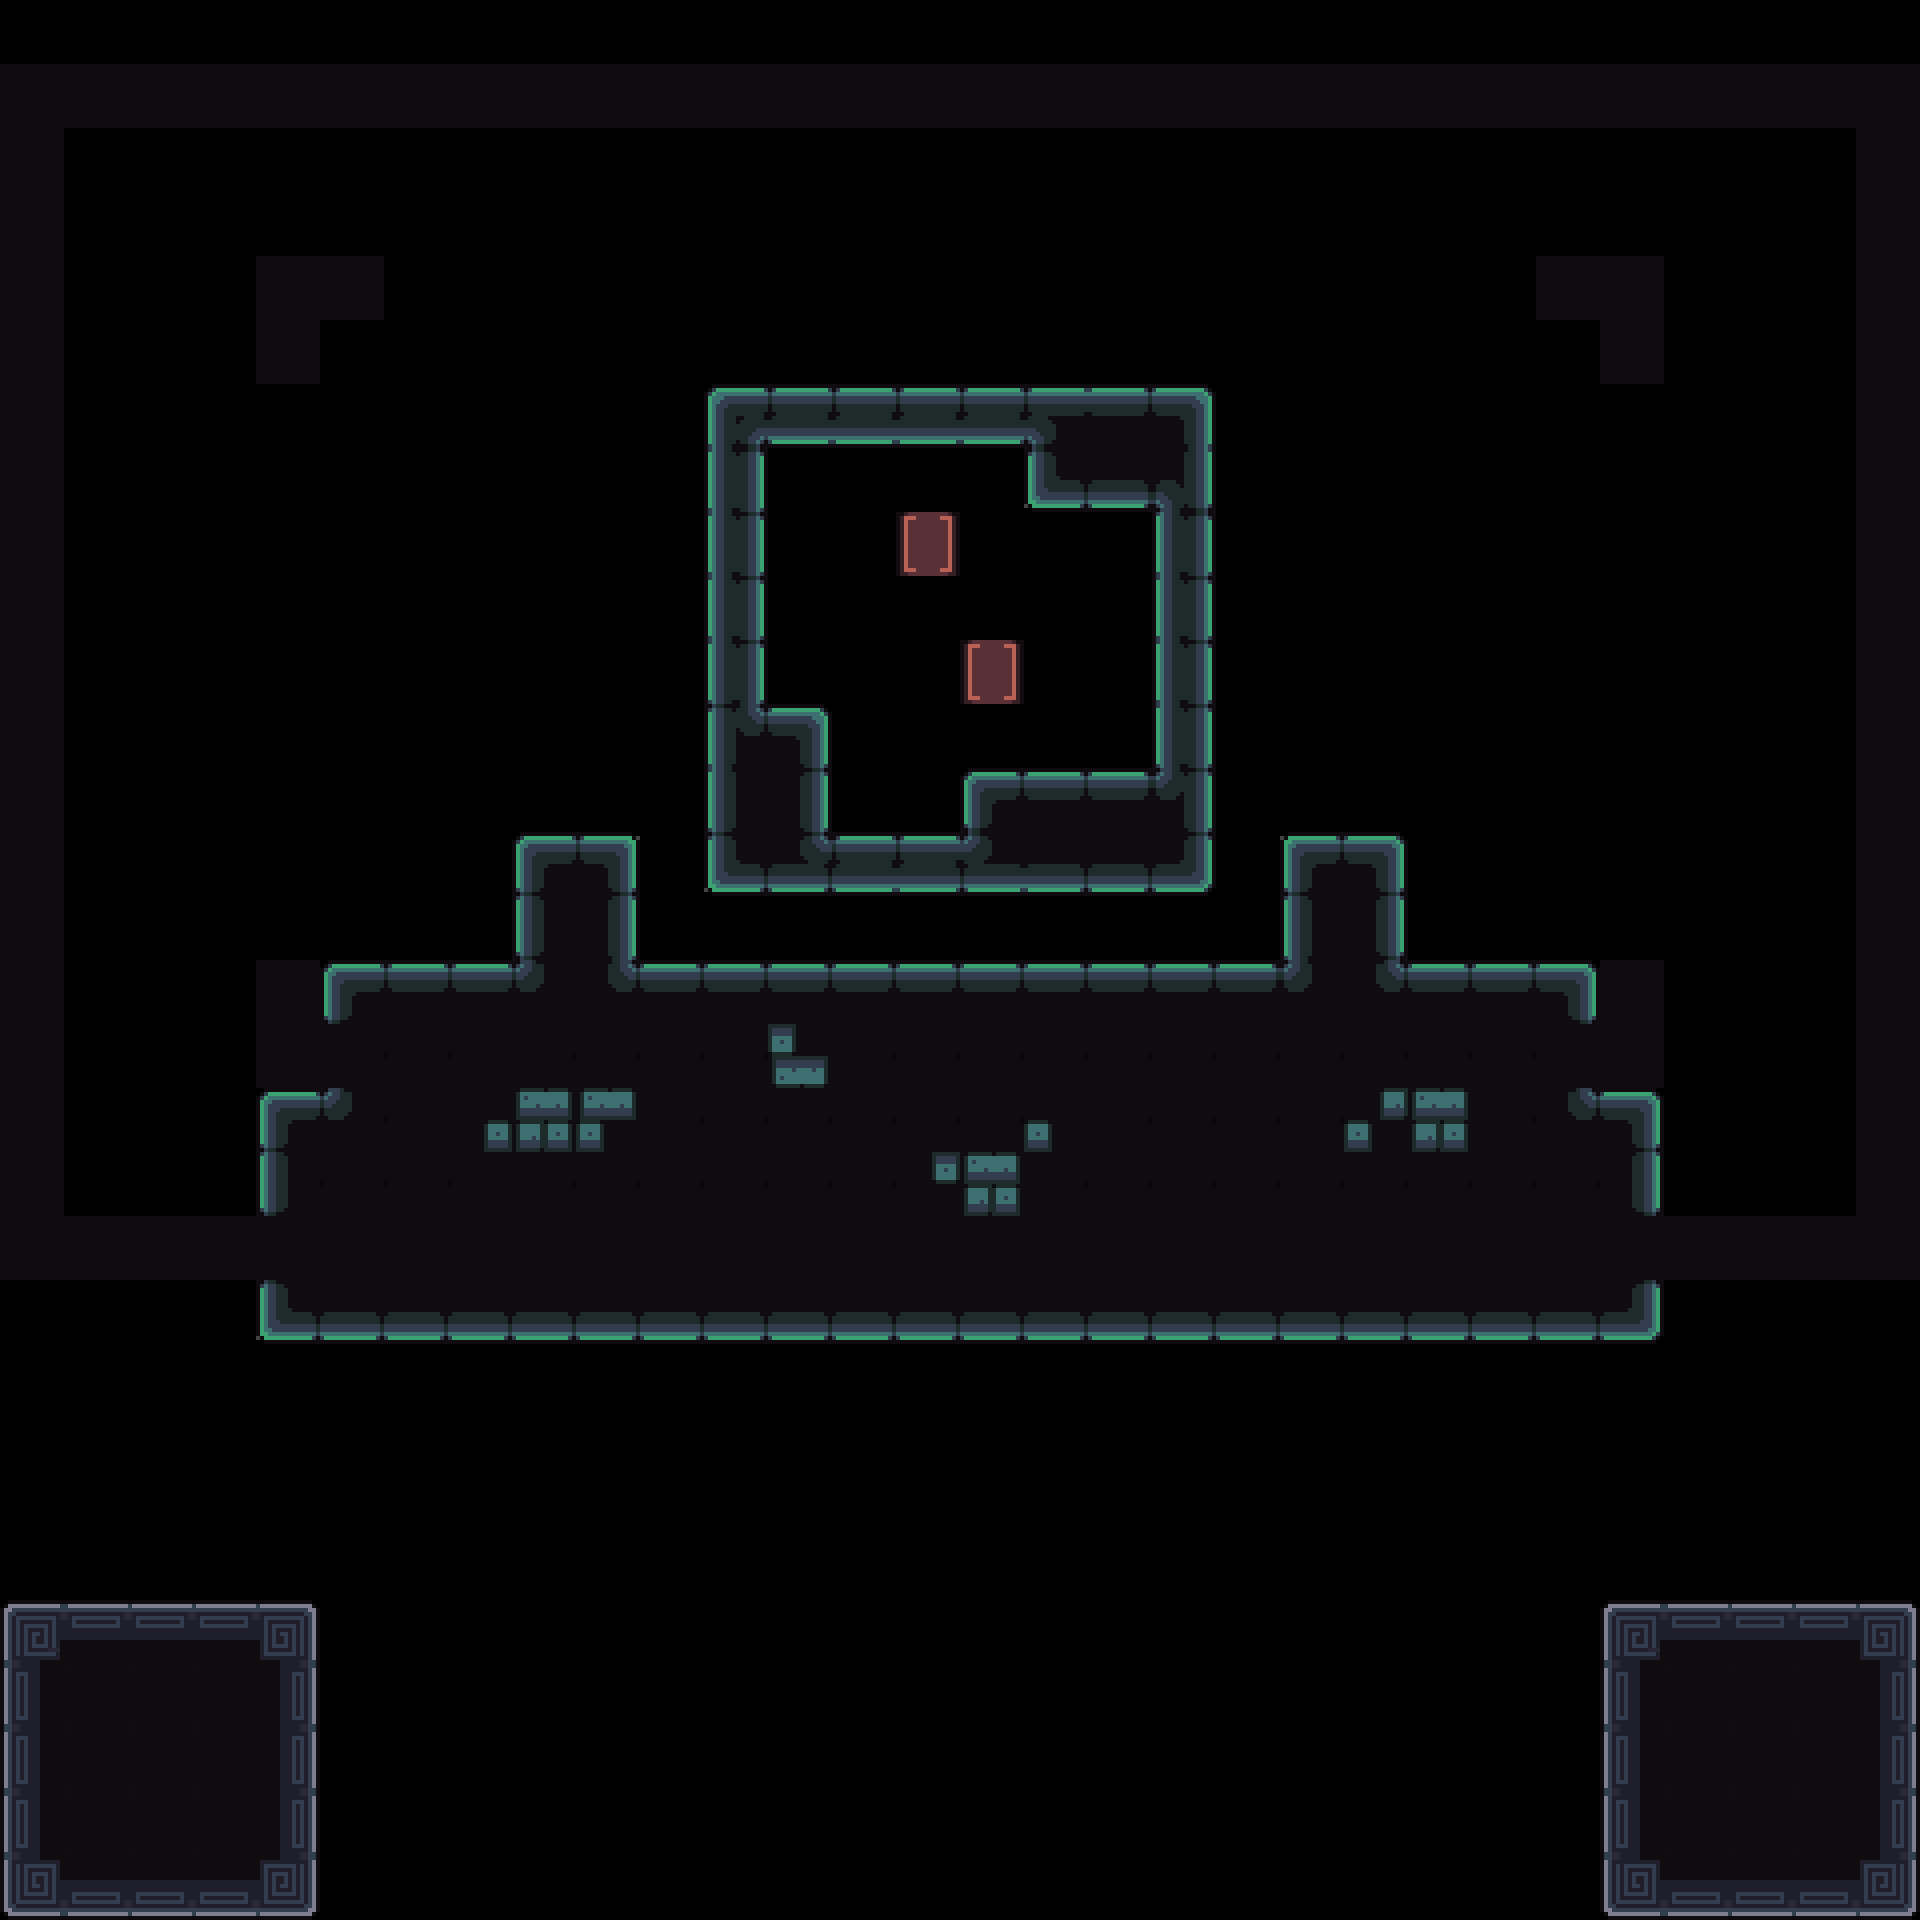

This game map was drawn from its Tiled (.tmx) file and the tilesets committed beside it. A one-line description and the trimmed map source follow:
An orthogonal 30x30 tile map with 64x64 px tiles, 4 tile layers (Decoration, Main, Exit, Border) and 45 objects (35x Spike, 2x 1, 2x Box, 2x Battery, Camera1, ...).

<map version="1.10" tiledversion="1.11.2" orientation="orthogonal" renderorder="right-down" width="30" height="30" tilewidth="64" tileheight="64" infinite="0" nextlayerid="8" nextobjectid="153">
 <tileset firstgid="1" source="../tilesets/tileset_d.tsx" />
 <objectgroup id="4" name="Triggers" visible="0">
  <object id="23" name="Camera1" x="960" y="672">
   <point />
  </object>
  <object id="24" name="Camera2" x="704" y="480">
   <point />
  </object>
  <object id="28" name="Win" x="0" y="64" width="1920" height="1216" />
  <object id="29" name="Unactive" x="0" y="1600" width="320" height="320" />
  <object id="149" name="Data" type="1" x="0" y="0" width="63.6932" height="63.6932">
   <properties>
    <property name="bg" value="green" />
    <property name="level_number" type="int" value="27" />
    <property name="level_unlock" value="20, 28, 16, 26" />
   </properties>
  </object>
 </objectgroup>
 <layer id="3" name="Decoration" width="30" height="30">
  <data>[900 cells, 138 non-empty, 14 distinct tile ids]</data>
 </layer>
 <layer id="7" name="Main" width="30" height="30">
  <data>[900 cells, 59 non-empty, 15 distinct tile ids]</data>
 </layer>
 <layer id="6" name="Exit" width="30" height="30">
  <data>[900 cells, 29 non-empty, 10 distinct tile ids]</data>
 </layer>
 <objectgroup id="2" name="Entities">
  <object id="106" name="Player0" type="1" x="768" y="576" width="63.6932" height="63.6932" />
  <object id="107" name="Box" x="832" y="640" width="62.4743" height="62.4743" />
  <object id="112" name="Box" x="1024" y="512" width="62.4743" height="62.4743" />
  <object id="108" name="Battery" x="896" y="512" width="63.6932" height="63.6932" />
  <object id="152" name="Battery" x="960" y="640" width="63.6932" height="63.6932" />
  <object id="109" name="Spike" x="768" y="320" width="63.5" height="63.5" />
  <object id="146" name="Spike" x="768" y="896" width="63.5" height="63.5" />
  <object id="137" name="Spike" x="704" y="320" width="63.5" height="63.5" />
  <object id="138" name="Spike" x="704" y="896" width="63.5" height="63.5" />
  <object id="119" name="Spike" x="1024" y="320" width="63.5" height="63.5" />
  <object id="139" name="Spike" x="1024" y="896" width="63.5" height="63.5" />
  <object id="113" name="Spike" x="832" y="320" width="63.5" height="63.5" />
  <object id="145" name="Spike" x="832" y="896" width="63.5" height="63.5" />
  <object id="118" name="Spike" x="1088" y="320" width="63.5" height="63.5" />
  <object id="140" name="Spike" x="1088" y="896" width="63.5" height="63.5" />
  <object id="114" name="Spike" x="896" y="320" width="63.5" height="63.5" />
  <object id="144" name="Spike" x="896" y="896" width="63.5" height="63.5" />
  <object id="117" name="Spike" x="1152" y="320" width="63.5" height="63.5" />
  <object id="141" name="Spike" x="1152" y="896" width="63.5" height="63.5" />
  <object id="115" name="Spike" x="960" y="320" width="63.5" height="63.5" />
  <object id="143" name="Spike" x="960" y="896" width="63.5" height="63.5" />
  <object id="116" name="Spike" x="1216" y="320" width="63.5" height="63.5" />
  <object id="142" name="Spike" x="1216" y="896" width="63.5" height="63.5" />
  <object id="126" name="Spike" x="1216" y="576" width="63.5" height="63.5" />
  <object id="130" name="Spike" x="640" y="320" width="63.5" height="63.5" />
  <object id="134" name="Spike" x="640" y="576" width="63.5" height="63.5" />
  <object id="120" name="Spike" x="1216" y="384" width="63.5" height="63.5" />
  <object id="125" name="Spike" x="1216" y="640" width="63.5" height="63.5" />
  <object id="129" name="Spike" x="640" y="384" width="63.5" height="63.5" />
  <object id="133" name="Spike" x="640" y="640" width="63.5" height="63.5" />
  <object id="121" name="Spike" x="1216" y="448" width="63.5" height="63.5" />
  <object id="124" name="Spike" x="1216" y="704" width="63.5" height="63.5" />
  <object id="128" name="Spike" x="640" y="448" width="63.5" height="63.5" />
  <object id="122" name="Spike" x="1216" y="512" width="63.5" height="63.5" />
  <object id="123" name="Spike" x="1216" y="768" width="63.5" height="63.5" />
  <object id="147" name="Spike" x="1216" y="832" width="63.5" height="63.5" />
  <object id="127" name="Spike" x="640" y="512" width="63.5" height="63.5" />
  <object id="131" name="Spike" x="640" y="768" width="63.5" height="63.5" />
  <object id="135" name="Spike" x="640" y="832" width="63.5" height="63.5" />
  <object id="136" name="Spike" x="640" y="896" width="63.5" height="63.5" />
 </objectgroup>
 <layer id="1" name="Border" width="30" height="30">
  <data>[900 cells, 106 non-empty, 1 distinct tile ids]</data>
 </layer>
</map>
